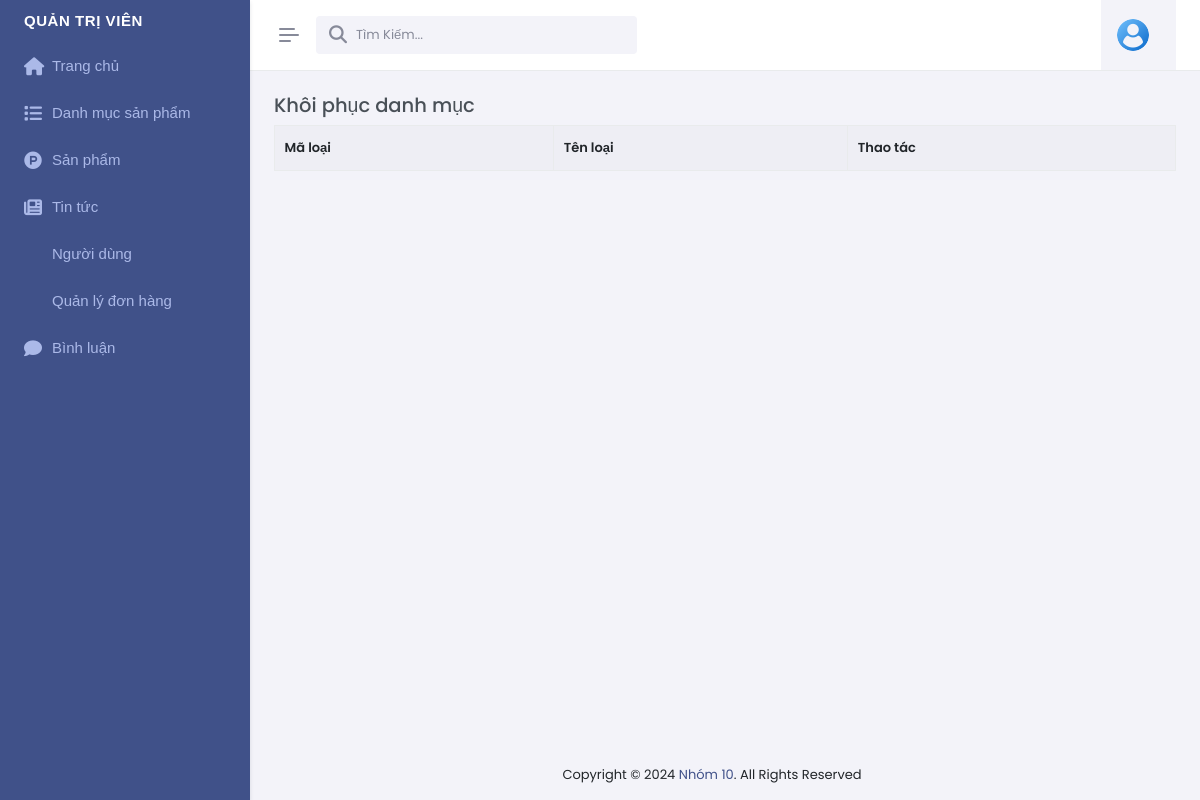
/admin/index.php?act=khoiphuc (signed in), run on an earlier commit of the app's database.
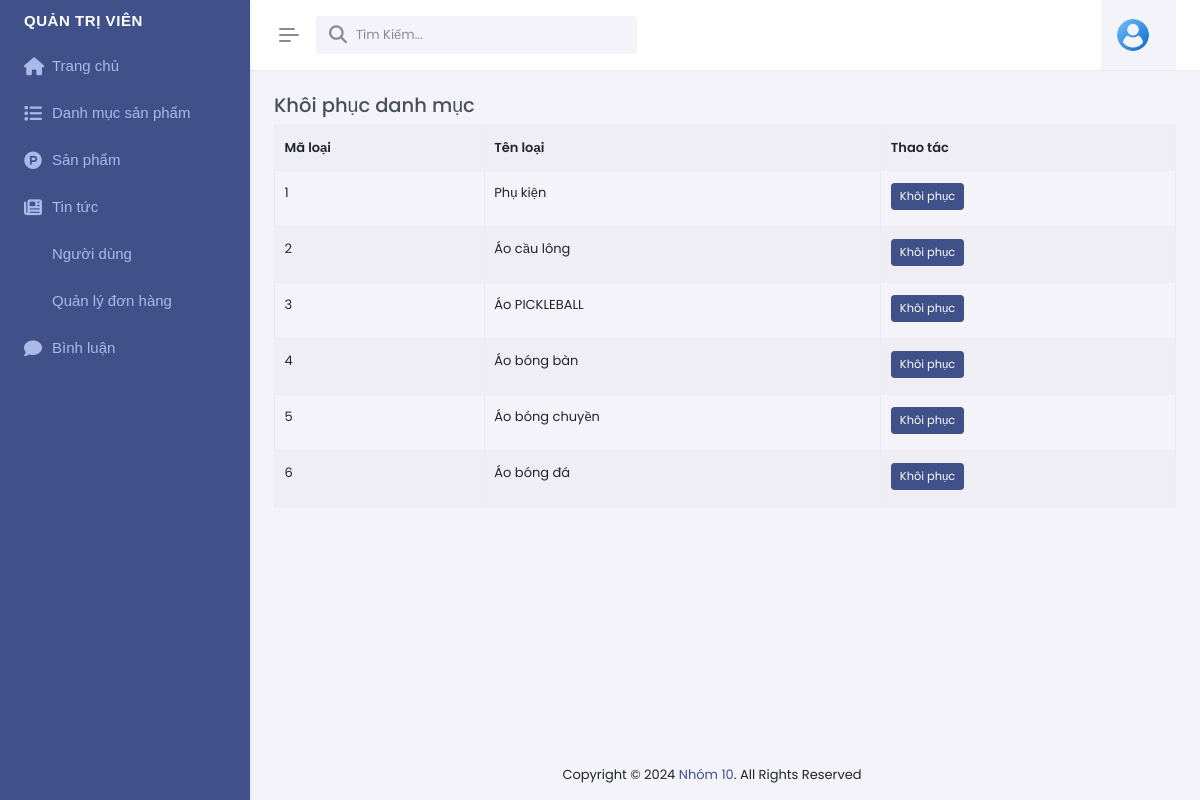
And on a later commit of the database.
### tables this page shows
CREATE TABLE `danhmuc` (
  `id` int NOT NULL,
  `tendanhmuc` varchar(999) NOT NULL,
  `role` tinyint NOT NULL DEFAULT '0'
);

### model/pdo.php (called while the page is built, shortened)
<?php
function pdo_get_connection(){
    $dburl = "mysql:host=localhost;dbname=duan1;charset=utf8";
    $username = 'root';
    $password = '';
    $conn = new PDO($dburl, $username, $password);
    $conn->setAttribute(PDO::ATTR_ERRMODE, PDO::ERRMODE_EXCEPTION);
    return $conn;
}
function pdo_query($sql){
    $sql_args = array_slice(func_get_args(), 1);
    try{
        $conn = pdo_get_connection();
        $stmt = $conn->prepare($sql);
        $stmt->execute($sql_args);
        $rows = $stmt->fetchAll();
        return $rows;
    }
    catch(PDOException $e){
        throw $e;
    }
    finally{
        unset($conn);
    }
}

### model/danhmuc.php (called while the page is built, shortened)
<?php
 function loadall_danhmuc_delete(){
    $sql="SELECT * FROM `danhmuc` WHERE `role` = 1 order by id desc ";
    $listdanhmuc= pdo_query($sql);
    return $listdanhmuc;
 }
?>

### admin/danhmuc/khoiphuc.php (the view)
<div class="main-content">
  <div class="page-content">
    <div class="container-fluid">
      <div class="row mb-3 pb-1">
        <div class="col-md-12">
          <div class="fromtitle">
            <h4>Khôi phục danh mục</h4>
          </div>
          <div class="fromcontent">
            <div class="table-responsive dt-responsive">
              <div class="dataTables_wrapper dt-bootstrap5">
                <table id="dom-jqry" class="table table-striped table-bordered nowrap dataTable">
                  <tr>
                    <th>Mã loại</th>
                    <th>Tên loại</th>
                    <th>Thao tác</th>
                  </tr>
                  <?php
                  $i = 1;
                  foreach (loadall_danhmuc_delete() as $danhmuc) {
                    extract($danhmuc);
                    $khoiphuc = "index.php?act=khoiphuc&id=" . $id;
                    echo '<tr>
                    <td>' . $i++ . '</td>
                    <td>' . $tendanhmuc . '</td>
                   <td>
                   <a href="'.$khoiphuc.'" class="btn btn-sm btn-primary mb-1">Khôi phục</a>
                   </td>
                </tr>';
                  }
                  ?>
                </table>
              </div>
            </div>
          </div>
        </div>
      </div>
    </div>

What changed in the data, as far as the page shows it:
now on this page (row edited): danhmuc: tendanhmuc "Phụ kiện"
now on this page (row edited): danhmuc: tendanhmuc "Áo cầu lông"
now on this page (row edited): danhmuc: tendanhmuc "Áo PICKLEBALL"
now on this page (row edited): danhmuc: tendanhmuc "Áo bóng bàn"
now on this page (row edited): danhmuc: tendanhmuc "Áo bóng chuyền"
now on this page (row edited): danhmuc: tendanhmuc "Áo bóng đá"
